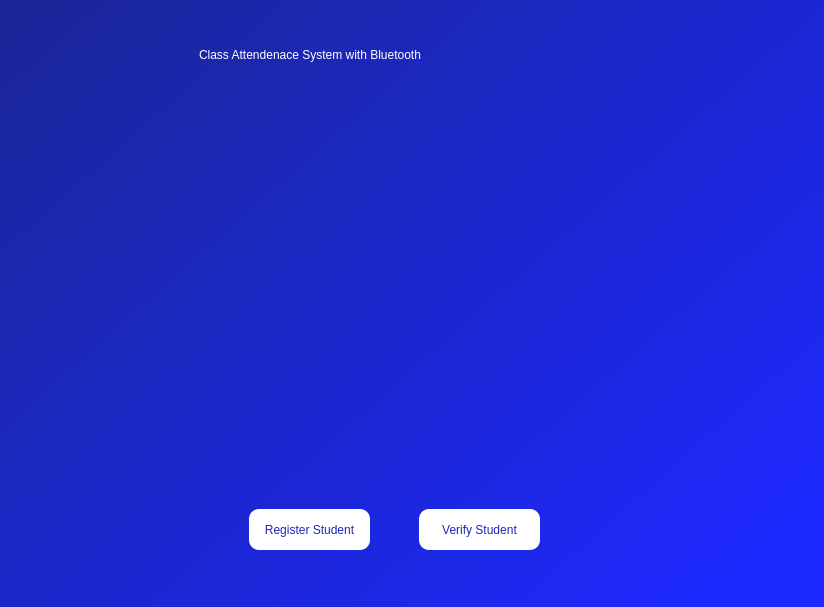
<?xml version="1.0" encoding="UTF-8"?>
<ui version="4.0">
 <class>MainWindow</class>
 <widget class="QMainWindow" name="MainWindow">
  <property name="geometry">
   <rect>
    <x>0</x>
    <y>0</y>
    <width>824</width>
    <height>607</height>
   </rect>
  </property>
  <property name="windowTitle">
   <string>MainWindow</string>
  </property>
  <widget class="QWidget" name="centralwidget">
   <widget class="QWidget" name="widget" native="true">
    <property name="geometry">
     <rect>
      <x>-41</x>
      <y>-41</y>
      <width>881</width>
      <height>651</height>
     </rect>
    </property>
    <property name="autoFillBackground">
     <bool>false</bool>
    </property>
    <property name="styleSheet">
     <string notr="true">background-color: qlineargradient(spread:pad, x1:0, y1:0, x2:1, y2:0.835, stop:0 rgba(27, 38, 144, 255), stop:1 rgba(29, 40, 255, 255))</string>
    </property>
    <widget class="QLabel" name="label">
     <property name="geometry">
      <rect>
       <x>240</x>
       <y>70</y>
       <width>421</width>
       <height>51</height>
      </rect>
     </property>
     <property name="styleSheet">
      <string notr="true">background-color: rgb(0,0,0,0);
color: white;
font: 75 18pt &quot;Cabin&quot;;</string>
     </property>
     <property name="text">
      <string>Class Attendenace System with Bluetooth</string>
     </property>
     <property name="scaledContents">
      <bool>true</bool>
     </property>
    </widget>
    <widget class="QPushButton" name="btn_register">
     <property name="geometry">
      <rect>
       <x>290</x>
       <y>550</y>
       <width>121</width>
       <height>41</height>
      </rect>
     </property>
     <property name="styleSheet">
      <string notr="true">color: rgb(28, 39, 186);
font: 10pt &quot;Cabin&quot;;
background-color: rgb(255, 255, 255);
border-radius: 10</string>
     </property>
     <property name="text">
      <string>Register Student</string>
     </property>
    </widget>
    <widget class="QPushButton" name="btn_verify">
     <property name="geometry">
      <rect>
       <x>460</x>
       <y>550</y>
       <width>121</width>
       <height>41</height>
      </rect>
     </property>
     <property name="styleSheet">
      <string notr="true">color: rgb(28, 39, 186);
font: 10pt &quot;Cabin&quot;;
background-color: rgb(255, 255, 255);
border-radius: 10</string>
     </property>
     <property name="text">
      <string>Verify Student</string>
     </property>
    </widget>
   </widget>
  </widget>
 </widget>
 <resources/>
 <connections/>
</ui>
